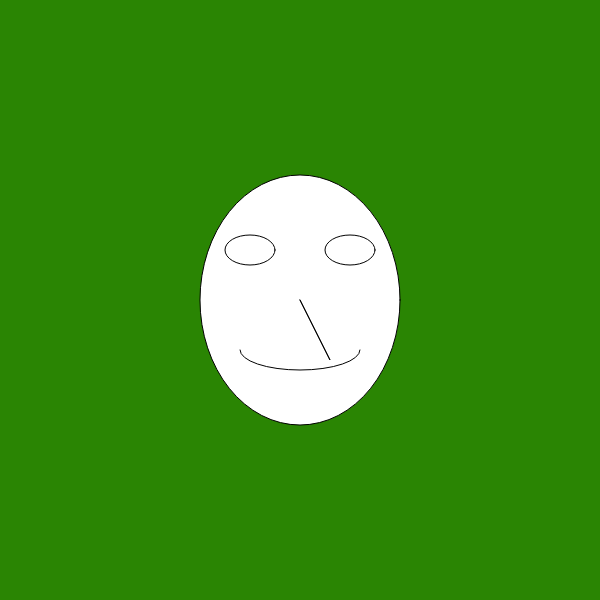
Frame 1 (no input)
Frame 60 (no input): identical to frame 1, image omitted
Frame 120 (the mouse pressed at the canvas centre since frame 60): identical to frame 1, image omitted

The p5.js sketch that drew this single still picture (run headless with seeded random() and noise() and a simulated clock; from frame 60 on, the mouse is pressed at the canvas centre):

// p5.js sketch
// ── sketch.js
function setup() {
  createCanvas(600, 600);
}

function draw() {
  background(42,133,3);
  ellipse(300,300,200,250)
  ellipse(250,250,50,30)
  ellipse(350,250,50,30)
  arc(300,350,120,40,0,PI);
  triangle(300,300,330,360,310,320)
}
